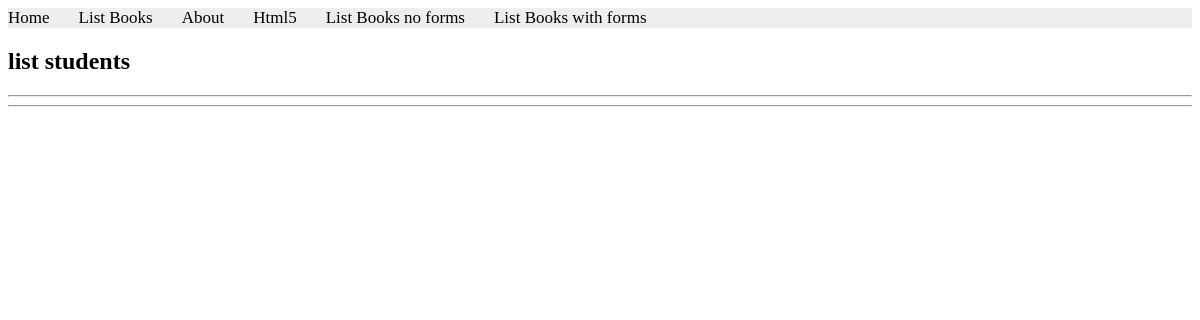
Page /books/lab8/task7 on the earlier database version.
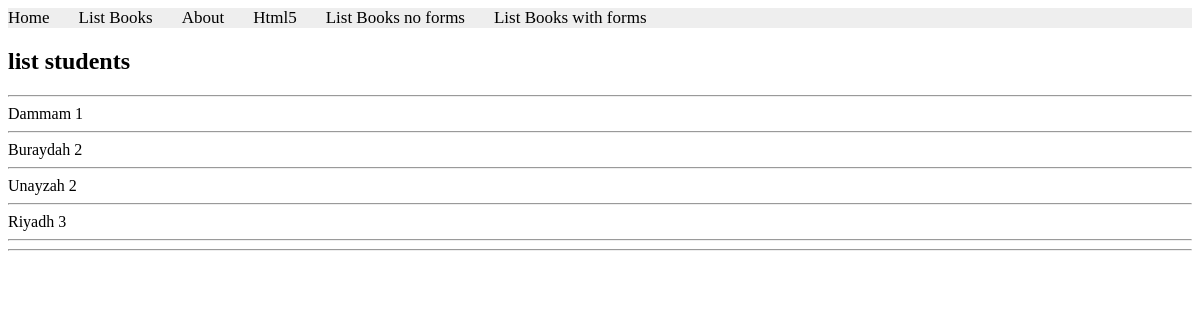
Same page on the later database version.
### apps/bookmodule/models.py (models this page shows, shortened)
class Address(models.Model):
    city = models.CharField(max_length=50)

### apps/bookmodule/views.py (the view)
# urls.py: path('lab8/task7', views.task7, name="books.task7"),
def task7(request):
    mybooks = Student.objects.values('address__city').annotate(student_count=Count('id')).order_by('student_count')
    return render(request, 'bookmodule/studentlist.html', {'books': mybooks})

### apps/templates/bookmodule/studentlist.html (shortened to what this page needs)
{% extends "layouts/base.html" %}
{% load static %}
{% block content %}
<h2>list students</h2>
    <hr>
    {% for item in books %}
  <tr>
    <td>{{ item.address__city }}</td>
    <td>{{ item.student_count }}</td>
    <hr>
  </tr>
{% endfor %}
<hr>
{% endblock content %}

Differences in the rows shown:
added Address: address__city "Dammam", student_count "1"
added Address: address__city "Buraydah", student_count "2"
added Address: address__city "Unayzah", student_count "2"
added Address: address__city "Riyadh", student_count "3"
